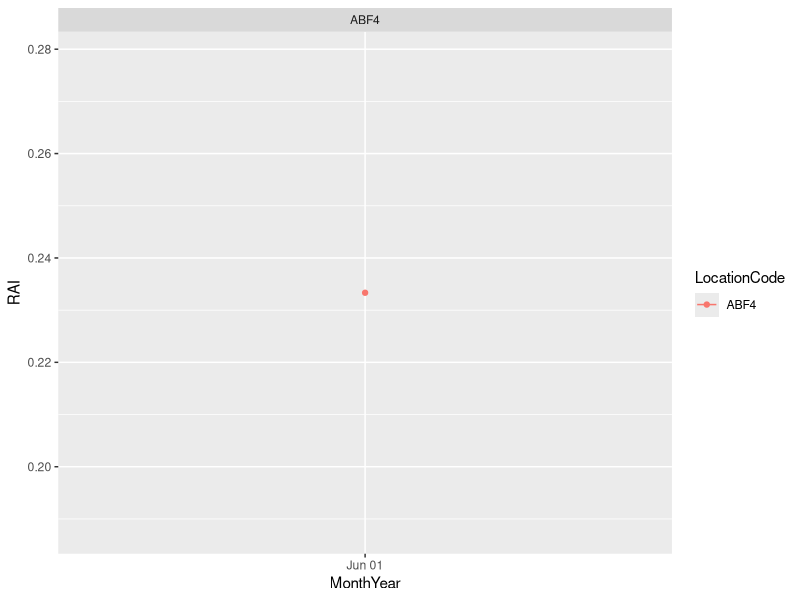
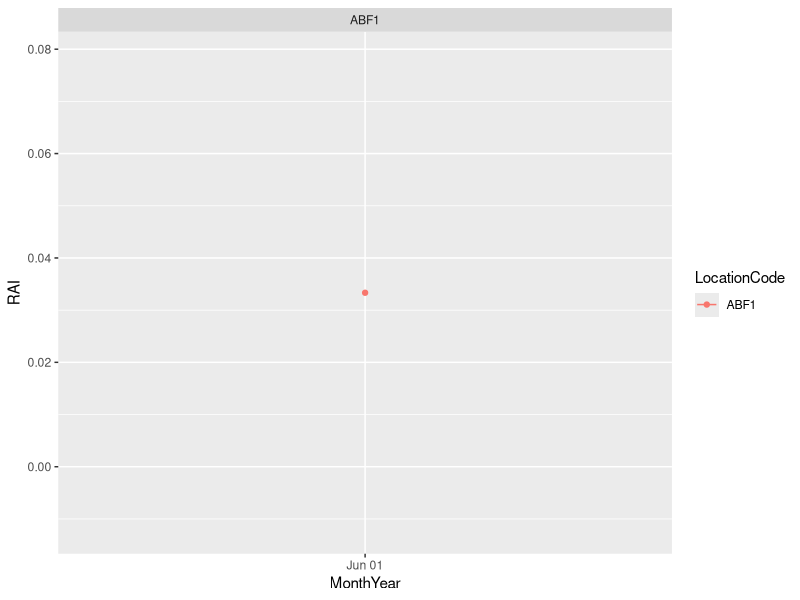
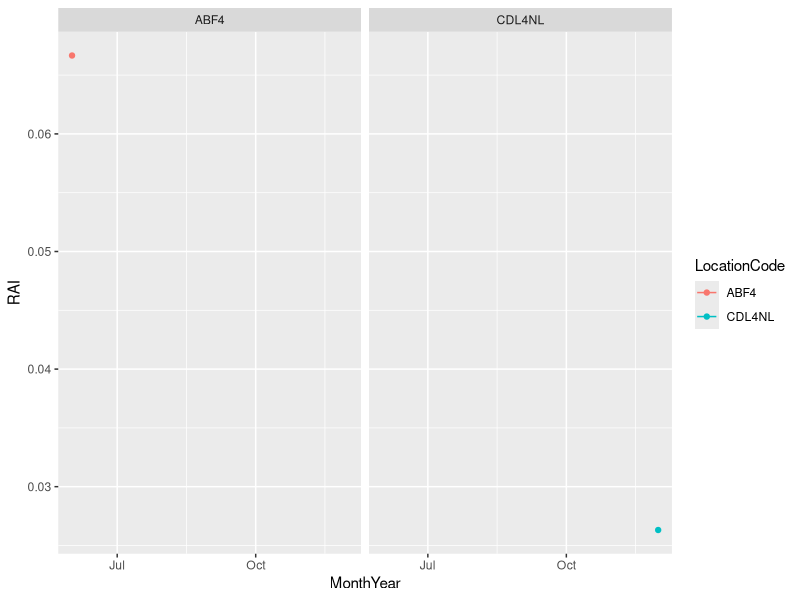

These figures' R source, in order:
## ---- chunk 1
library(ggplot2)
library(tidyverse)
library(vegan)
library(data.table)
## ---- chunk 2
camera <-read.csv("GDE Wildlife Camera Trap Image Processing  - DATA.csv")
## ---- chunk 3
#remove . from column names
names(camera) <- gsub("\\.", "", names(camera))

#Only select certain data
camera<-select(camera, CameraStartDate, CameraEndDate, LocationCode, Species, XofIndividuals, Date, Time, DaysActive) 

#Format column to Date
camera$Date <- as.Date(as.character(camera$Date), format = "%Y%m%d")

#Format column to Time
camera$Time <- as.ITime(camera$Time)

camera$DaysActive <- as.numeric(camera$DaysActive)

## ---- chunk 4
#Find all unique values
camera$Species %>%
  unique()
## ---- chunk 5
#Summarize count of each species found at each camera
cameracount <- camera %>%
  group_by(LocationCode, Species) %>%
  summarise(Count = n()) %>%
  ungroup()
## ---- chunk 6
# str_detect checks for certain strings
# regex stands for "regular expressions"
# ignore_case = T find regardless of capitalization
Data_Rabbit_full <- camera |> 
  filter(str_detect(Species, regex('rabbit', ignore_case = T)))

## ---- chunk 7
Data_Rabbit <- Data_Rabbit_full |> 
  #Combine Date and Time columns
  mutate(DateTime = ymd_hms(paste(Date,Time))) |>
  group_by(LocationCode) |> 
  mutate(PrevObs = lag(DateTime, order_by = c(LocationCode))) |> 
  # Calculate an elapsed time since the last observation
  mutate(TimePast = DateTime - PrevObs) |> 
  # Rid of observations less than 5 minutes later than previous observation
  filter(TimePast > 300 | is.na(TimePast) == TRUE) |>
  # extract month number
  mutate(
    Year = year(Date),
    Month = month(Date)
  )
## ---- chunk 8
Month_Rabbit <- Data_Rabbit |> 
  group_by(Month, Year, LocationCode, DaysActive) |> 
  summarize(MonthAbund = sum(XofIndividuals))

Month_Rabbit_RAI <- Month_Rabbit |> 
  mutate(RAI = MonthAbund/DaysActive) |> 
  mutate(MonthYear = mdy(paste(Month,"1",Year,sep = "/"))) 

Month_Rabbit_RAI |> 
  filter(LocationCode == "ABF4") |> 
  ggplot(aes(y = RAI, x = MonthYear, color = LocationCode)) + 
  geom_point() + 
  geom_line() + 
  facet_wrap(LocationCode ~. )
## ---- chunk 9
Data_Bird_full <- camera |> 
  filter(str_detect(Species, regex('bird', ignore_case = T)))
## ---- chunk 10
Data_Bird <- Data_Bird_full |> 
  #Combine Date and Time columns
  mutate(DateTime = ymd_hms(paste(Date,Time))) |>
  group_by(LocationCode) |> 
  mutate(PrevObs = lag(DateTime, order_by = c(LocationCode))) |> 
  # Calculate an elapsed time since the last observation
  mutate(TimePast = DateTime - PrevObs) |> 
  # Rid of observations less than 5 minutes later than previous observation
  filter(TimePast > 300 | is.na(TimePast) == TRUE) |>
  # extract month number
  mutate(
    Year = year(Date),
    Month = month(Date)
  )
## ---- chunk 11
Month_Bird <- Data_Bird |> 
  group_by(Month, Year, LocationCode, DaysActive) |> 
  summarize(MonthAbund = sum(XofIndividuals))

Month_Bird_RAI <- Month_Bird |> 
  mutate(RAI = MonthAbund/DaysActive) |> 
  mutate(MonthYear = mdy(paste(Month,"1",Year,sep = "/"))) 

Month_Bird_RAI |> 
  filter(LocationCode == "ABF1") |> 
  ggplot(aes(y = RAI, x = MonthYear, color = LocationCode)) + 
  geom_point() + 
  geom_line() + 
  facet_wrap(LocationCode ~. )
## ---- chunk 12
Data_Coyote_full <- camera |> 
  filter(str_detect(Species, regex('coyote', ignore_case = T)))
## ---- chunk 13
Data_Coyote <- Data_Coyote_full |> 
  #Combine Date and Time columns
  mutate(DateTime = ymd_hms(paste(Date,Time))) |>
  group_by(LocationCode) |> 
  mutate(PrevObs = lag(DateTime, order_by = c(LocationCode))) |> 
  # Calculate an elapsed time since the last observation
  mutate(TimePast = DateTime - PrevObs) |> 
  # Rid of observations less than 5 minutes later than previous observation
  filter(TimePast > 300 | is.na(TimePast) == TRUE) |>
  # extract month number
  mutate(
    Year = year(Date),
    Month = month(Date)
  )
## ---- chunk 14
Month_Coyote <- Data_Coyote |> 
  group_by(Month, Year, LocationCode, DaysActive) |> 
  summarize(MonthAbund = sum(XofIndividuals))

Month_Coyote_RAI <- Month_Coyote |> 
  mutate(RAI = MonthAbund/DaysActive) |> 
  mutate(MonthYear = mdy(paste(Month,"1",Year,sep = "/"))) 

Month_Coyote_RAI |> 
  filter(LocationCode == "ABF4" | LocationCode =="CDL4NL") |> 
  ggplot(aes(y = RAI, x = MonthYear, color = LocationCode)) + 
  geom_point() + 
  geom_line() + 
  facet_wrap(LocationCode ~. )
